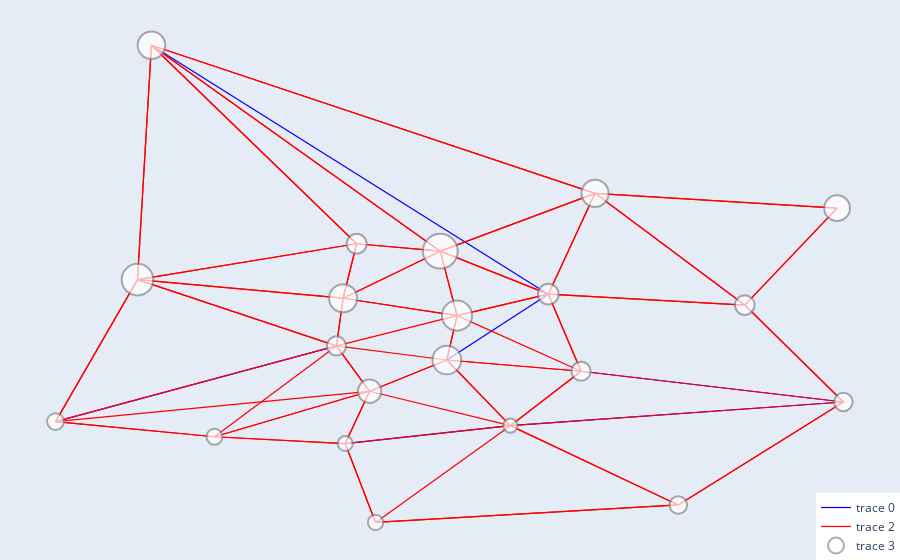

This figure's notebook cell:
### Code cell
G2, trip_counts2 = define_graph(work)
G2 = update_node_sizes(G2, income, var_of_interest)
positions = get_positions(gdf)
edge_colors2, edge_widths2 = set_art(G2, 0.6)
plotly_graph(G2, positions, edge_colors2, edge_widths2, var_of_interest)

### Figure 1 — Plotly figure (JSON) as saved in the notebook; plotly's stock layout.template omitted (floating-point values rounded to 4 significant figures; data arrays with more than 128 entries replaced by an {"elided": "..."} marker saying what was removed)
{"data": [{"hoverinfo": "none", "line": {"color": "blue", "width": 1.221}, "mode": "lines", "type": "scatter", "x": [-3.705, -3.779, null, -3.703, -3.66, null, -3.65, -3.676, null, -3.65, -3.754, null, -3.573, -3.66, null, -3.573, -3.641, null], "y": [40.42, 40.39, null, 40.38, 40.38, null, 40.44, 40.41, null, 40.44, 40.54, null, 40.39, 40.38, null, 40.39, 40.41, null]}, {"hoverinfo": "none", "line": {"color": "green", "width": 1.221}, "mode": "lines", "type": "scatter", "x": [], "y": []}, {"hoverinfo": "none", "line": {"color": "red", "width": 1.221}, "mode": "lines", "type": "scatter", "x": {"elided": "324 float values"}, "y": {"elided": "324 float values"}}, {"hoverinfo": "text", "marker": {"color": "white", "line": {"color": "#888", "width": 2}, "size": [19.18, 23.35, 30.11, 28.14, 31.6, 16.89, 28.72, 16.02, 15.01, 14.34, 19.21, 34.84, 20.66, 20.0, 27.56, 27.16, 15.34, 17.64, 18.57, 19.66, 25.7]}, "mode": "markers", "text": ["Node 2807901", "Node 2807902", "Node 2807904", "Node 2807907", "Node 2807909", "Node 2807910", "Node 2807903", "Node 2807911", "Node 2807912", "Node 2807913", "Node 2807914", "Node 2807905", "Node 2807915", "Node 2807906", "Node 2807908", "Node 2807916", "Node 2807917", "Node 2807918", "Node 2807919", "Node 2807920", "Node 2807921"], "type": "scatter", "x": [-3.705, -3.697, -3.674, -3.704, -3.757, -3.779, -3.676, -3.737, -3.703, -3.66, -3.641, -3.678, -3.65, -3.7, -3.754, -3.638, -3.695, -3.616, -3.573, -3.599, -3.575], "y": [40.42, 40.4, 40.43, 40.44, 40.45, 40.39, 40.41, 40.38, 40.38, 40.38, 40.41, 40.46, 40.44, 40.46, 40.54, 40.48, 40.34, 40.35, 40.39, 40.43, 40.48]}], "layout": {"hovermode": "closest", "legend": {"x": 1, "xanchor": "right", "y": 0, "yanchor": "bottom"}, "margin": {"b": 0, "l": 0, "r": 0, "t": 0}, "showlegend": true, "xaxis": {"showgrid": false, "showticklabels": false, "zeroline": false}, "yaxis": {"showgrid": false, "showticklabels": false, "zeroline": false}}}
